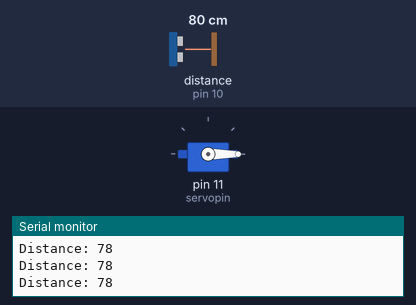
Recording of a sketch running on a simulated Arduino Uno, built with avr-gcc and run on an emulated ATmega328P. On the bench: servo, the last lines printed to the serial monitor. Wiring (inferred from the names in the program): ultrasonic range finder: trigger pin 9; echo pin 10. The test bench sets the inputs (shaded band); at power-on: distance to the obstacle (sensor on pin 10) 80 cm. The echo pulse lasts 58.3 µs per cm.

Above: at 1.2 s.
1.3 s: distance to the obstacle (sensor on pin 10) set to 12 cm
2.8 s: distance to the obstacle (sensor on pin 10) set to 9 cm
At 3.2 s:
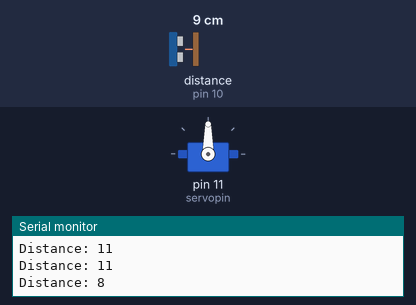
Timing chart, 0 to 5.8 s (numbered marks = the images above; inputs shaded):
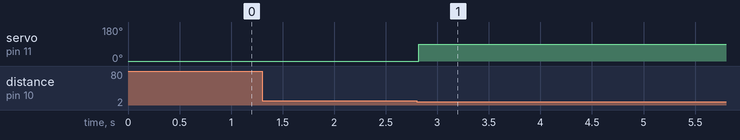

Measured:
- the behaviour switches between 11 and 10 cm on distance to the obstacle (sensor on pin 10) (found by bisection; images 0 and 1)
- after the input at 2.8 s, servo on pin 11 (servopin): 0° → 90° at once

The sketch:

TrashCanFirmware.ino
```cpp
//////////////////////////////////////////////////////////////////////
//  The Trash Master's Trash Can                                    //
//  CPT 264 Final Project                                           //
//  Taylor Daniska, Michael Orr, Jacob Strickland, and Ryan Parker  //
//                                                                  //
//  Ultrasonic sensor controls servo to open trash can lid          //
//////////////////////////////////////////////////////////////////////
#include <Servo.h>

void openlid(int);
int getspeed();

Servo servo1;

const int triggerpin = 9;
const int echopin = 10;
const int servopin = 11;
int servoposition = 0;
long duration;
int distance;
int minrotate = 0;
int maxrotate = 90;
int mindist = 10;

void setup() {
  servo1.attach(servopin);
  pinMode(triggerpin, OUTPUT);
  pinMode(echopin, INPUT);
  Serial.begin(9600);
}

void loop() {
  servo1.write(minrotate);
    while (1){
    distance = getspeed();
Serial.print("Distance: ");
Serial.println(distance);
  if (distance<mindist)
    openlid(5);
  }
}
int getspeed(){
    digitalWrite(triggerpin, LOW);
    delayMicroseconds(2);
    digitalWrite(triggerpin, HIGH);
    delayMicroseconds(10);
    digitalWrite(triggerpin, LOW);
    duration = pulseIn(echopin, HIGH);
    distance= duration*0.034/2;
    return distance;
}

void openlid(int openduration){
  servo1.write(maxrotate);
  delay(1000*openduration);
  servo1.write(minrotate);
}
```
